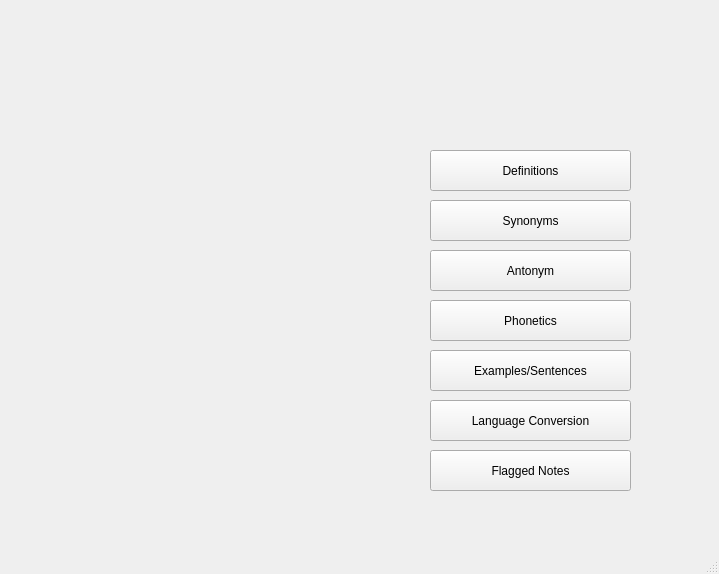
<?xml version="1.0" encoding="UTF-8"?>
<ui version="4.0">
 <class>MainWindow</class>
 <widget class="QMainWindow" name="MainWindow">
  <property name="geometry">
   <rect>
    <x>0</x>
    <y>0</y>
    <width>719</width>
    <height>574</height>
   </rect>
  </property>
  <property name="windowTitle">
   <string>MainWindow</string>
  </property>
  <widget class="QWidget" name="centralwidget">
   <widget class="QPushButton" name="defn_bttn">
    <property name="geometry">
     <rect>
      <x>430</x>
      <y>150</y>
      <width>201</width>
      <height>41</height>
     </rect>
    </property>
    <property name="text">
     <string>Definitions</string>
    </property>
   </widget>
   <widget class="QPushButton" name="ant_bttn">
    <property name="geometry">
     <rect>
      <x>430</x>
      <y>250</y>
      <width>201</width>
      <height>41</height>
     </rect>
    </property>
    <property name="text">
     <string>Antonym</string>
    </property>
   </widget>
   <widget class="QPushButton" name="phon_bttn">
    <property name="geometry">
     <rect>
      <x>430</x>
      <y>300</y>
      <width>201</width>
      <height>41</height>
     </rect>
    </property>
    <property name="text">
     <string>Phonetics</string>
    </property>
   </widget>
   <widget class="QPushButton" name="ex_bttn">
    <property name="geometry">
     <rect>
      <x>430</x>
      <y>350</y>
      <width>201</width>
      <height>41</height>
     </rect>
    </property>
    <property name="text">
     <string>Examples/Sentences</string>
    </property>
   </widget>
   <widget class="QPushButton" name="syn_bttn">
    <property name="geometry">
     <rect>
      <x>430</x>
      <y>200</y>
      <width>201</width>
      <height>41</height>
     </rect>
    </property>
    <property name="text">
     <string>Synonyms</string>
    </property>
   </widget>
   <widget class="QPushButton" name="lang_bttn">
    <property name="geometry">
     <rect>
      <x>430</x>
      <y>400</y>
      <width>201</width>
      <height>41</height>
     </rect>
    </property>
    <property name="text">
     <string>Language Conversion</string>
    </property>
   </widget>
   <widget class="QPushButton" name="flag_bttn">
    <property name="geometry">
     <rect>
      <x>430</x>
      <y>450</y>
      <width>201</width>
      <height>41</height>
     </rect>
    </property>
    <property name="text">
     <string>Flagged Notes</string>
    </property>
   </widget>
   <widget class="QLabel" name="label">
    <property name="geometry">
     <rect>
      <x>10</x>
      <y>100</y>
      <width>411</width>
      <height>441</height>
     </rect>
    </property>
    <property name="text">
     <string/>
    </property>
    <property name="pixmap">
     <pixmap>../images/main_menu_img.jpg</pixmap>
    </property>
   </widget>
   <widget class="QLabel" name="label_2">
    <property name="geometry">
     <rect>
      <x>190</x>
      <y>0</y>
      <width>351</width>
      <height>91</height>
     </rect>
    </property>
    <property name="text">
     <string/>
    </property>
    <property name="pixmap">
     <pixmap>../images/WORD_WALL.PNG</pixmap>
    </property>
   </widget>
  </widget>
  <widget class="QStatusBar" name="statusbar"/>
 </widget>
 <resources/>
 <connections/>
</ui>
